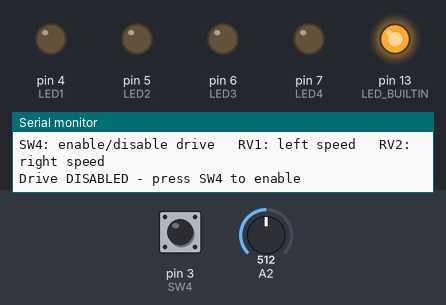
Simulated run of this sketch. Board: Arduino Nano, built for the host (arithmetic inside an expression is 32-bit, double 64-bit). Parts: output pins drawn as LEDs (lit = HIGH), the last lines printed to the serial monitor. Inputs (shaded band) come from the test bench; at power-on: pin 3 (SW4) HIGH, A2 = 512 (analog values on the 0–1023 scale).

Above: at 3.2 s.
3.3 s: pin 3 (SW4) pulled LOW for 0.15 s
4.9 s: pin 3 (SW4) pulled LOW for 1 s
At 6.2 s:
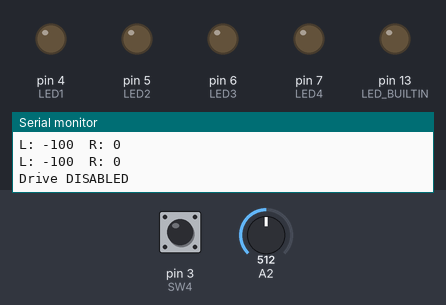
7.4 s: pin 3 (SW4) pulled LOW for 3.2 s
At 7.9 s:
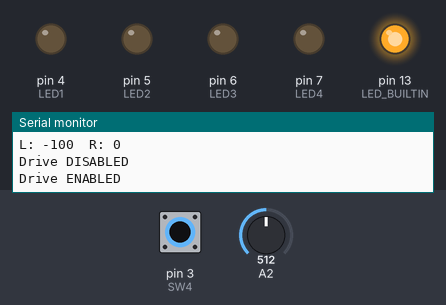
Timing chart, 0 to 10.4 s (numbered marks = the images above; inputs shaded):
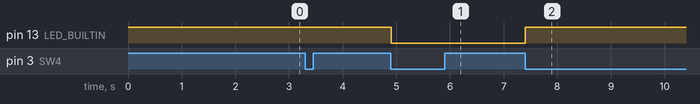

Measured:
- after the input at 4.9 s, pin 13 (LED_BUILTIN): HIGH → LOW at once
- after the input at 7.4 s, pin 13 (LED_BUILTIN): LOW → HIGH at once

The sketch:

B10_Motor_Controller_Project.ino
```cpp
/* ================================================================================
Project: Motor Controller [B10_Motor_Controller_Project.ino]
Version: 1.2
Updated: November 24, 2026

Platform: mirobo.tech BEAPER Nano circuit (robot configuration)
Requires: BEAPERNano_v1_2.h header file

Before starting this project, re-read GE 1, GE 2, GE 3, and GE 4
from Activity 10: Analog Output.

IMPORTANT HARDWARE NOTES:
  The H-bridge motor driver outputs share pins with LED1-LED4.
  Using this project will prevent LED1-LED4 from being used as
  status indicators.

  Motor wiring (standard robot configuration):
    M1A (LED1) / M1B (LED2) - Left motor
    M2A (LED3) / M2B (LED4) - Right motor

  Motor power must be connected separately from logic power.
  Always test motor direction at low speed (25%) before increasing
  to full speed. If a motor runs the wrong direction, swap its
  two wires at the motor terminal.

  NOTE: Arduino's analogWrite() uses a fixed hardware timer
  frequency that may not be ideal for all motor driver chips.
  Check the driver chip datasheet for its recommended PWM
  frequency range - see GE3 in Activity 10.

Controls:
  RV1 - left motor speed  (anti-clockwise = reverse, clockwise = forward)
  RV2 - right motor speed (anti-clockwise = reverse, clockwise = forward)
  SW4 - enable/disable drive (safety enable switch)
================================================================================*/
// IMPORTANT: Make sure that BEAPERNano_v1_2.h is added as a tab in this project.
#include "BEAPERNano_v1_2.h"

// ---- Program Constants ---------------
const int STEP_DELAY = 20;            // Main loop delay (ms)
const int DEADBAND   = 5;             // Speed % below which motor is stopped
const int MAX_SPEED  = 100;           // Maximum speed percentage

// ---- Program Variables ---------------
bool drive_enabled = false;           // Safety enable flag


// ---- Program Functions ---------------

void left_motor(int speed)
{
    // Drive the left motor at the given speed (-100 to 100 percent).
    // Positive speed drives forward (M1A active, M1B LOW).
    // Negative speed drives reverse (M1B active, M1A LOW).
    // Zero or within deadband stops the motor (both outputs LOW).
    speed = constrain(speed, -MAX_SPEED, MAX_SPEED);
    if (abs(speed) < DEADBAND)
    {
        analogWrite(LED1, 0);
        analogWrite(LED2, 0);
        return;
    }
    int pwm = map(abs(speed), 0, 100, 0, 255);
    if (speed > 0)
    {
        analogWrite(LED1, pwm);
        analogWrite(LED2, 0);
    }
    else
    {
        analogWrite(LED1, 0);
        analogWrite(LED2, pwm);
    }
}

void right_motor(int speed)
{
    // Drive the right motor at the given speed (-100 to 100 percent).
    // Positive speed drives forward (M2A active, M2B LOW).
    // Negative speed drives reverse (M2B active, M2A LOW).
    // TODO: implement using LED3 and LED4, following left_motor() above
}

void motors(int left_speed, int right_speed)
{
    // Drive both motors at the given speeds.
    // TODO: call left_motor() and right_motor() with their respective speeds
}

int pot_to_speed(int pot_value)
{
    // Convert a potentiometer reading (0-65535) to a motor speed (-100 to 100).
    // The centre of the pot range maps to 0 (stopped).
    // Values within DEADBAND percent of centre return 0.
    int speed = map(pot_value, 0, 65535, -MAX_SPEED, MAX_SPEED);
    speed = constrain(speed, -MAX_SPEED, MAX_SPEED);
    if (abs(speed) < DEADBAND)
        return 0;
    return speed;
}


void setup()
{
    pinMode(LED_BUILTIN, OUTPUT);
    digitalWrite(LED_BUILTIN, HIGH);

    // Configure motor output pins
    pinMode(LED1, OUTPUT);
    pinMode(LED2, OUTPUT);
    pinMode(LED3, OUTPUT);
    pinMode(LED4, OUTPUT);

    // Configure pushbuttons and potentiometers
    pinMode(SW1, INPUT_PULLUP);
    pinMode(SW2, INPUT_PULLUP);
    pinMode(SW3, INPUT_PULLUP);
    pinMode(SW4, INPUT_PULLUP);

    // Configure the ADC for 16-bit readings (0-65535), matching the
    // MicroPython board module's read_u16()-style scaling - see
    // Activity 10, GE1.
    analogReadResolution(16);

    Serial.begin(9600);
    delay(2000);                       // Give Serial Monitor time to
                                        // connect, without blocking
                                        // forever if it's never opened

    motors(0, 0);
    Serial.println("Motor Controller");
    Serial.println("SW4: enable/disable drive   RV1: left speed   RV2: right speed");
    Serial.println("Drive DISABLED - press SW4 to enable");
}

void loop()
{
    // SW4 toggles drive enable (press and release)
    if (digitalRead(SW4) == LOW)
    {
        drive_enabled = !drive_enabled;
        if (drive_enabled)
        {
            digitalWrite(LED_BUILTIN, HIGH);  // Status LED on
            Serial.println("Drive ENABLED");
        }
        else
        {
            motors(0, 0);
            digitalWrite(LED_BUILTIN, LOW);   // Status LED off
            Serial.println("Drive DISABLED");
        }
        while (digitalRead(SW4) == LOW) {}    // Wait for release
    }

    if (drive_enabled)
    {
        int left_speed  = pot_to_speed(RV1_level());
        // TODO: read RV2 and convert to right_speed using pot_to_speed()
        int right_speed = 0;
        motors(left_speed, right_speed);
        Serial.print("L: "); Serial.print(left_speed);
        Serial.print("  R: "); Serial.println(right_speed);
    }
    else
    {
        motors(0, 0);
    }

    delay(STEP_DELAY);
}


/* ================================================================================
Extension Activities
================================================================================

--------------------------------------------------------------------------------
EA 1 - Complete the skeleton
--------------------------------------------------------------------------------

BEAPER Nano will need to be powered using either a power supply
or a battery pack connected to the CON1 screw terminal strip to
run the motors.

Test the program with one motor connected to the left motor
terminals. Finish the right_motor() and motors() functions in
the program and test them to make sure they work.

--------------------------------------------------------------------------------
EA 2 - Acceleration limiting
--------------------------------------------------------------------------------

Add acceleration limiting so that motor speed changes gradually
rather than jumping to the target immediately. Declare static
variables inside 'loop()' to track the current speed for each
motor, and move each toward its target by a fixed step per
iteration. What step size gives a natural-feeling acceleration?

Example code:

static int current_left  = 0;
static int current_right = 0;

--------------------------------------------------------------------------------
EA 3 - Timed movement sequences
--------------------------------------------------------------------------------

Implement 'drive_timed(int left_spd, int right_spd, int ms)'
that drives both motors for a set duration then stops. Use it
to create a simple repeatable movement sequence. Note that
'delay()' inside this function blocks 'loop()' for its full
duration - Activity 11 introduces non-blocking timing that
allows other actions to continue during a timed movement.

--------------------------------------------------------------------------------
EA 4 - Four-pump or four-fan controller
--------------------------------------------------------------------------------

The H-bridge driver can control four independent single-direction
loads by wiring each load between one motor output pin and ground,
with the other pin held LOW. Use SW1-SW4 to enable each pump
independently and RV1 to set a shared duty cycle:

Example code:

// Enable pump 1 at the current duty cycle
analogWrite(LED1, duty);
analogWrite(LED2, 0);         // Hold opposite pin LOW

Add a maximum run time per pump using 'millis()' to prevent
overheating or tank overflow. This previews the non-blocking
timing technique covered in Activity 11.

*/
```

Source omitted: BEAPERNano_v1_2.h (11771 bytes)
